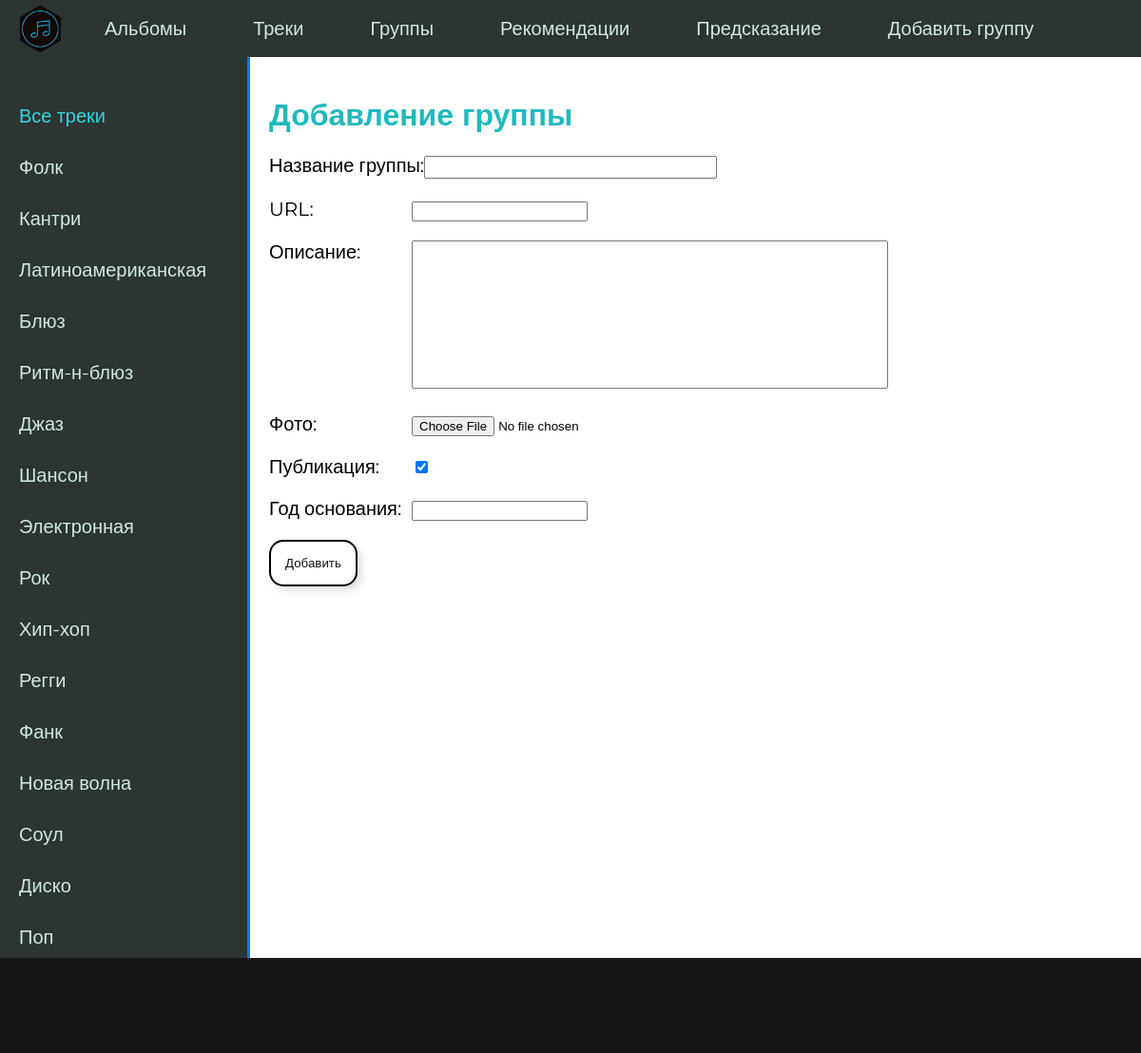
Screenshot of /addgroup/ (signed in) with the database file from the repository.
### music/models.py (models this page shows, shortened)
class Genre(models.Model):
    title = models.CharField(max_length=255)
    slug = models.SlugField(max_length=255, unique=True, db_index=True, verbose_name="URL")
    time_create = models.DateTimeField(auto_now_add=True)
    time_update = models.DateTimeField(auto_now=True)
    is_published = models.BooleanField(default=True)
    def get_absolute_url(self):
        return reverse('genre', kwargs={'genre_slug': self.slug})

### music/views.py (the view)
# urls.py: path('addgroup/', AddGroup.as_view(), name='addgroup'),
class AddGroup(LoginRequiredMixin, DataMixin, CreateView):
    form_class = AddGroupForm
    template_name = 'music/addgroup.html'
    success_url = reverse_lazy('home')
    login_url = reverse_lazy('home')
    def get_context_data(self, *, object_list=None, **kwargs):
        context = super().get_context_data(**kwargs)
        c_def = self.get_user_context(title='Добавление группы')
        return dict(list(context.items()) + list(c_def.items()))

### music/forms.py
class AddGroupForm(forms.ModelForm):
    class Meta:
        model = Group
        fields = ['title', 'slug', 'description', 'photo', 'is_published', 'date_create']
        widgets = {
            'title': forms.TextInput(attrs={'class': 'form-input'}),
            'description': forms.Textarea(attrs={'cols': 60, 'rows': 10}),
        }

### music/templatetags/music_tags.py (called while the page is built)
@register.simple_tag(name='getgen')
def get_genres():
    return Genre.objects.all()

### music/utils.py (called while the page is built)
        def get_user_context(self, **kwargs):
                context = kwargs
                genres = Genre.objects.all()
                user_menu = menu.copy()
                if not self.request.user.is_authenticated:
                        user_menu.pop(5)
                context['menu'] = user_menu
                context['genres'] = genres
                if 'gen_selected' not in context:
                        context['gen_selected'] = 0
                return context

### music/templates/music/addgroup.html (shortened to what this page needs)
{% extends 'music/base.html' %}
{% block content %}
<h1>{{title}}</h1>
<form action="{% url 'addgroup' %}" method="post" enctype="multipart/form-data">
    {% for f in form %}
    <p><label class="form-label" for="{{ f.id_for_label }}">{{f.label}}: </label>{{ f }}</p>
    {% endfor %}
    <button type="submit">Добавить</button>
</form>
{% endblock %}

### music/templates/music/base.html (shortened to what this page needs)
{% load static %}
{% load music_tags %}
<!DOCTYPE html>
<html>
<head>
	<link type="text/css" href="{% static 'music/css/style.css' %}" rel="stylesheet" />
</head>
<body>
<table class="table-page" border=0 cellpadding="0" cellspacing="0">
<tr><td valign=top>
{% block mainmenu %}
		<div class="header">
			<ul id="mainmenu" class="mainmenu">
			<li class="logo"><a href="{% url 'home' %}"><div class="logo"></div></a></li>
{% for m in menu %}
			<li><a href="{% url m.url_name %}">{{m.title}}</a></li>
{% endfor %}
			</ul>
		</div>
{% endblock mainmenu %}
<table class="table-content" border=0 cellpadding="0" cellspacing="0">
<tr>
	<td valign="top" class="left-chapters">
		{% getgen as genres %}
	<ul id="leftchapters">
		{% if gen_selected == 0 %}
			<li class="selected">Все треки</li>
		{% else %}
			<li><a href="{% url 'tracks' %}">Все треки</a></li>
		{% endif %}
		{% for gen in genres %}
    			{% if gen.pk == gen_selected %}
        			<li class="selected">{{gen.title}}</li>
    			{% else %}
        			<li><a href="{{ gen.get_absolute_url }}">{{gen.title}}</a></li>
    			{% endif %}
		{% endfor %}
	</ul>
</td>
<td valign="top" class="content">
	<div class="content-text">
{% block content %}
{% endblock %}
	</div>
</td></tr></table>
</td></tr>
</td></tr></table>
</body>
<footer>
	<div id="footer">
	</div>
</footer>
</html>

### music/static/music/css/style.css (style rules this page uses)
html, body { font-family: 'Montserrat', sans-serif; margin: 0; padding: 0; height: 100%; width: 100%; color: #1077e6; background: #696969; }
a { color: #1077e6; text-decoration: none; }
.table-page { width: 100%; height: 100%; vertical-align: top; }
.table-page tr { height: 100%; }
.header { background: #2C3531; height: 60px; }
.logo { background: url('../images/logo.png') no-repeat 15px; background-size: 70%; width: 80px; height: 60px; }
ul.mainmenu { list-style: none; margin: 0; padding: 0; height: 60px; color: #D1E8E2; font-size: 20px; overflow: hidden; }
button { border-radius:15px; border:none; padding:15px; color: #121212; background:white; box-shadow: 5px 5px 10px -2px rgba(34, 60, 80, 0.2); border: 2px solid black; }
ul.mainmenu li { float: left; margin: 18px 40px 0 30px; }
ul.mainmenu li.logo { margin: 0; }
ul.mainmenu li a { color: #D1E8E2; text-decoration: none; }
.table-content { width: 100%; min-height: 100%; height: 100%; overflow-y: scroll; }
.left-chapters { margin: 0; background: #2C3531; border-right: 3px solid #1077e6; min-height: 100%; overflow: auto; }
.left-chapters ul { width: 230px; margin: 0; padding: 20px 10px 10px 20px; list-style: none; font-size: 20px; }
.left-chapters ul li { margin: 30px 0 0 0; color: #D1E8E2; }
.left-chapters ul li.selected { color: #33d8dd; }
.left-chapters ul li a { color: #D1E8E2; text-decoration: none; }
.content { padding: 20px 40px 20px 20px; width: 100%; box-sizing: border-box; background: white; position: relative; }
.content-text { color: black; font-size: 20px; font-family: 'Montserrat', sans-serif; }
.content-text h1 { font-size: 32px; color: #20b9be }
#footer { box-sizing: border-box; background: #171616;; padding: 5px; color: #aaa; font-size: 14px; font-family: 'Montserrat', sans-serif; text-align: left; overflow: hidden; height: 100px; }
.form-input { width: 300px; font-size: 16px; }
.form-label { display: inline-block; min-width: 150px; vertical-align: top; }
li { list-style-type: none; }

### rows the page displays
Genre: title "Фолк"
Genre: title "Кантри"
Genre: title "Латиноамериканская"
Genre: title "Блюз"
Genre: title "Ритм-н-блюз"
Genre: title "Джаз"
Genre: title "Шансон"
Genre: title "Электронная"
Genre: title "Рок"
Genre: title "Хип-хоп"
Genre: title "Регги"
Genre: title "Фанк"
Genre: title "Новая волна"
Genre: title "Соул"
Genre: title "Диско"
Genre: title "Поп"

### other values shown
{{ m.title }} "Альбомы" "Треки" "Группы" "Рекомендации" "Предсказание" "Добавить группу"
{{ title }} "Добавление группы"
{{ f.label }} "Название группы" "URL" "Описание" "Фото" "Публикация" "Год основания"
